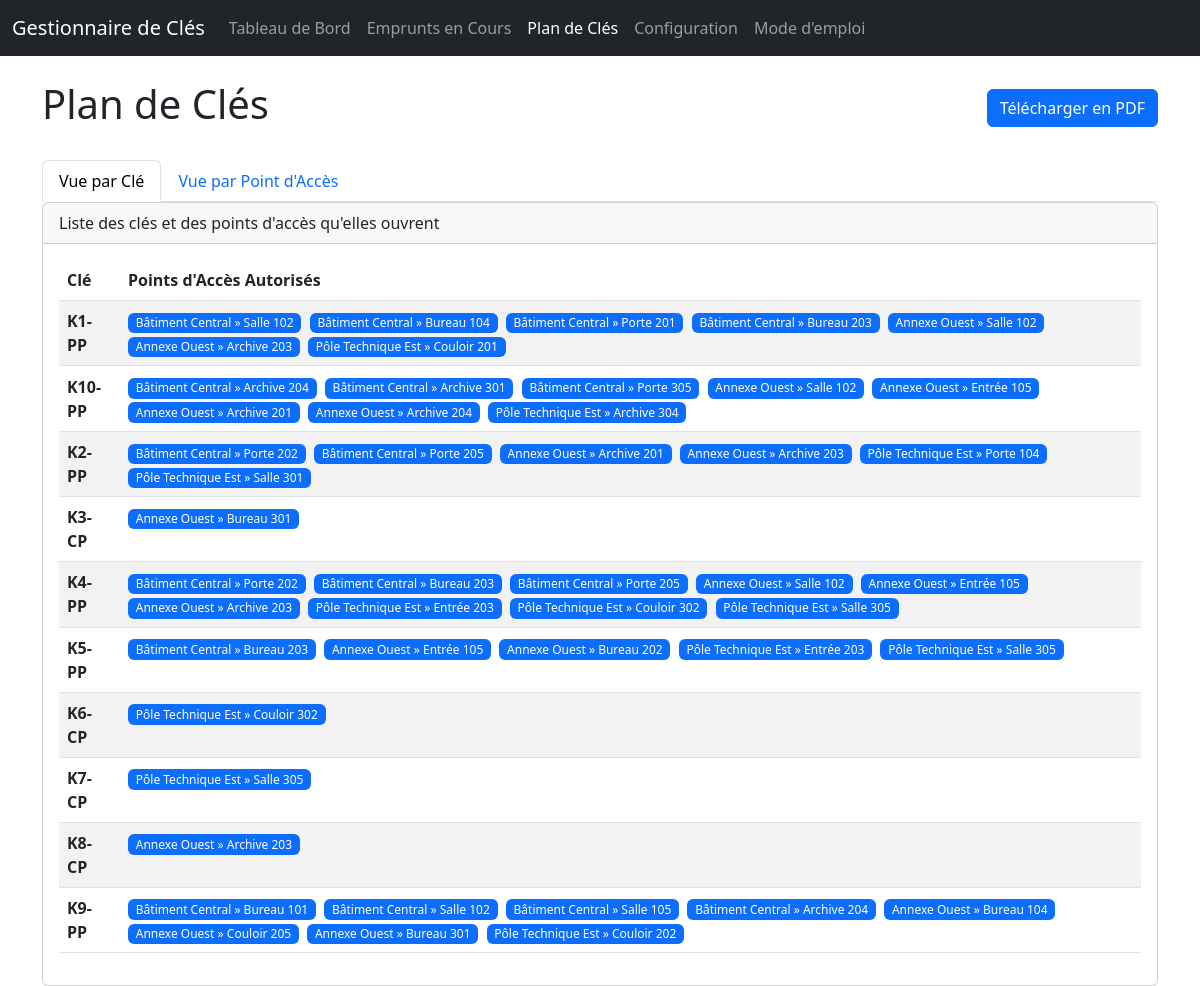
/key-plan, run on the app's committed database.
### app/main.py (models this page shows)
class Key(Base):
    __tablename__ = "keys"
    id = Column(Integer, primary_key=True, index=True)
    number = Column(String, unique=True, index=True, nullable=False)
    description = Column(String)
    quantity_total = Column(Integer, default=1)
    quantity_reserve = Column(Integer, default=0)
    storage_location = Column(String, nullable=True)
    loans = relationship("Loan", back_populates="key", cascade="all, delete-orphan")
    rooms = relationship("Room", secondary=key_room_association, back_populates="keys")

class Room(Base):
    __tablename__ = "rooms"
    id = Column(Integer, primary_key=True, index=True)
    name = Column(String, index=True, nullable=False)
    type = Column(String) # New column
    keys = relationship("Key", secondary=key_room_association, back_populates="rooms")
    building_id = Column(Integer, ForeignKey("buildings.id"))
    building = relationship("Building", back_populates="rooms")

class Building(Base):
    __tablename__ = "buildings"
    id = Column(Integer, primary_key=True, index=True)
    name = Column(String, unique=True, index=True, nullable=False)
    rooms = relationship("Room", back_populates="building", cascade="all, delete-orphan")

### app/main.py (the view)
@app.get("/key-plan", response_class=HTMLResponse)
async def view_key_plan(request: Request, db: Session = Depends(get_db)):
    keys = db.query(Key).options(joinedload(Key.rooms).joinedload(Room.building)).order_by(Key.number).all()
    buildings = db.query(Building).options(
        joinedload(Building.rooms).joinedload(Room.keys)
    ).order_by(Building.name).all()
    return templates.TemplateResponse("key_plan.html", {
        "request": request,
        "keys_data": keys,
        "buildings_data": buildings,
        "page_title": "Plan de Clés"
    })

### app/templates/key_plan.html (shortened to what this page needs)
<!DOCTYPE html>
<html lang="fr">
<head>
    <link href="https://cdn.jsdelivr.net/npm/bootstrap@5.3.0/dist/css/bootstrap.min.css" rel="stylesheet">
</head>
<body>
    {% include 'navbar.html' %}
    <main class="container" style="padding-top: 5rem;">
        <div class="d-flex justify-content-between align-items-center mb-4">
            <h1>{{ page_title }}</h1>
            <a href="/key-plan/download" class="btn btn-primary" target="_blank">Télécharger en PDF</a>
        </div>
        <ul class="nav nav-tabs" id="keyPlanTab" role="tablist">
            <li class="nav-item" role="presentation">
                <button class="nav-link active" id="by-key-tab" data-bs-toggle="tab" data-bs-target="#by-key" type="button" role="tab" aria-controls="by-key" aria-selected="true">
                    Vue par Clé
                </button>
            </li>
            <li class="nav-item" role="presentation">
                <button class="nav-link" id="by-location-tab" data-bs-toggle="tab" data-bs-target="#by-location" type="button" role="tab" aria-controls="by-location" aria-selected="false">
                    Vue par Point d'Accès
                </button>
            </li>
        </ul>
        <div class="tab-content" id="keyPlanTabContent">
            <div class="tab-pane fade show active" id="by-key" role="tabpanel" aria-labelledby="by-key-tab">
                <div class="card">
                    <div class="card-header">Liste des clés et des points d'accès qu'elles ouvrent</div>
                    <div class="card-body">
                        <table class="table table-striped">
                            <thead>
                                <tr>
                                    <th>Clé</th>
                                    <th>Points d'Accès Autorisés</th>
                                </tr>
                            </thead>
                            <tbody>
                                {% for key in keys_data %}
                                <tr>
                                    <td class="align-middle"><strong>{{ key.number }}</strong></td>
                                    <td>
                                        {% for room in key.rooms %}
                                            <span class="badge bg-primary fw-normal me-1">{{ room.building.name }} &raquo; {{ room.name }}</span>
                                        {% else %}
                                            <span class="text-muted">N/A</span>
                                        {% endfor %}
                                    </td>
                                </tr>
                                {% endfor %}
                            </tbody>
                        </table>
                    </div>
                </div>
            </div>
        </div>
    </main>
</body>
</html>

### data on the page
Key: number "K1-PP"
Room: building.name "Bâtiment Central", name "Salle 102"
Room: building.name "Bâtiment Central", name "Bureau 104"
Room: building.name "Bâtiment Central", name "Porte 201"
Room: building.name "Bâtiment Central", name "Bureau 203"
Room: building.name "Annexe Ouest", name "Salle 102"
Room: building.name "Annexe Ouest", name "Archive 203"
Room: building.name "Pôle Technique Est", name "Couloir 201"
Key: number "K10-PP"
Room: building.name "Bâtiment Central", name "Archive 204"
Room: building.name "Bâtiment Central", name "Archive 301"
Room: building.name "Bâtiment Central", name "Porte 305"
Room: building.name "Annexe Ouest", name "Entrée 105"
Room: building.name "Annexe Ouest", name "Archive 201"
Room: building.name "Annexe Ouest", name "Archive 204"
Room: building.name "Pôle Technique Est", name "Archive 304"
Key: number "K2-PP"
Room: building.name "Bâtiment Central", name "Porte 202"
Room: building.name "Bâtiment Central", name "Porte 205"
Room: building.name "Pôle Technique Est", name "Porte 104"
Room: building.name "Pôle Technique Est", name "Salle 301"
Key: number "K3-CP"
Room: building.name "Annexe Ouest", name "Bureau 301"
Key: number "K4-PP"
Room: building.name "Pôle Technique Est", name "Entrée 203"
Room: building.name "Pôle Technique Est", name "Couloir 302"
Room: building.name "Pôle Technique Est", name "Salle 305"
Key: number "K5-PP"
Room: building.name "Annexe Ouest", name "Bureau 202"
Key: number "K6-CP"
Key: number "K7-CP"
Key: number "K8-CP"
Key: number "K9-PP"
Room: building.name "Bâtiment Central", name "Bureau 101"
Room: building.name "Bâtiment Central", name "Salle 105"
Room: building.name "Annexe Ouest", name "Bureau 104"
Room: building.name "Annexe Ouest", name "Couloir 205"
Room: building.name "Pôle Technique Est", name "Couloir 202"

### other printed values
{{ page_title }} "Plan de Clés"
